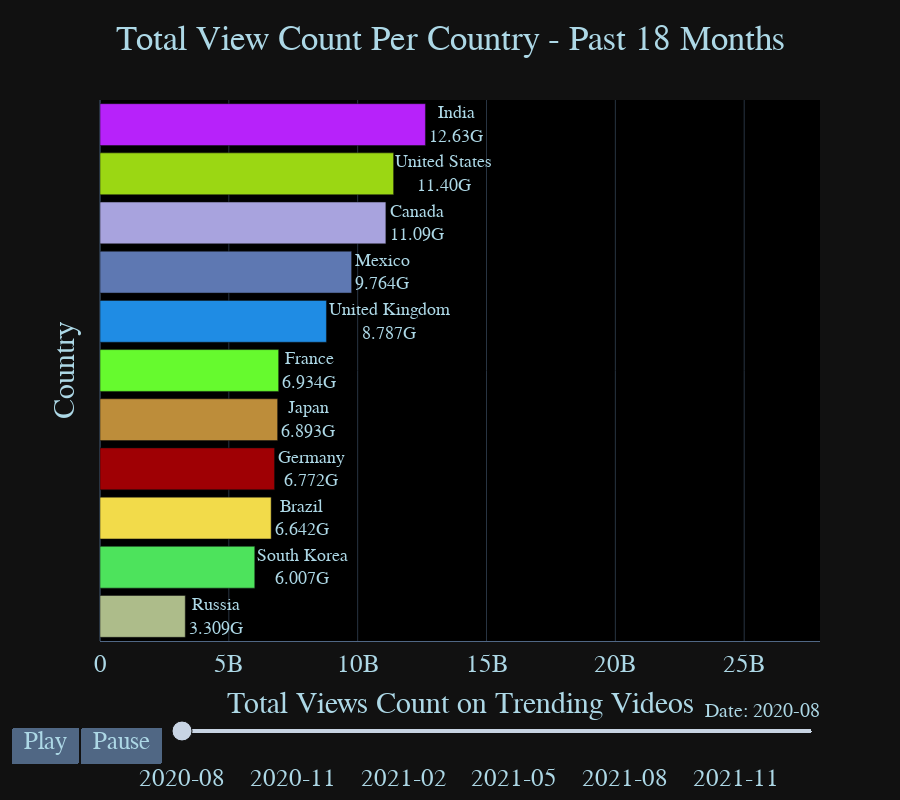

Notebook source saved alongside this figure:
### Markdown cell above
# Country Based Trends - Past 18 Months

### Code cell
my_raceplot = racer(video_country, item_column= 'country', value_column='view_count', time_column='trending_month')
my_raceplot.plot(title='Total View Count Per Country - Past 18 Months',
                 item_label = 'Country',
                 value_label = 'Total Views Count on Trending Videos',
                 frame_duration = 1200,
                 date_format = '%B, %Y')

### Figure 1 — Plotly figure (JSON) as saved in the notebook; plotly's stock layout.template omitted (floating-point values rounded to 4 significant figures)
{"data": [{"cliponaxis": false, "hoverinfo": "all", "marker": {"color": ["rgb(173, 188, 138)", "rgb(77, 227, 92)", "rgb(242, 219, 74)", "rgb(159, 0, 4)", "rgb(189, 141, 58)", "rgb(102, 250, 46)", "rgb(31, 140, 228)", "rgb(94, 120, 178)", "rgb(168, 163, 222)", "rgb(155, 215, 19)", "rgb(183, 34, 250)"]}, "orientation": "h", "textangle": 0, "textposition": "outside", "texttemplate": "%{y}<br>%{x:.4s}", "type": "bar", "x": [3309323152, 6006753098, 6641929337, 6771690329, 6893037541, 6934095813, 8787382189, 9764329694, 11094362410, 11395170338, 12629532876], "y": ["Russia", "South Korea", "Brazil", "Germany", "Japan", "France", "United Kingdom", "Mexico", "Canada", "United States", "India"]}], "layout": {"bargap": 0.15, "font": {"color": "lightblue", "family": "Courier New Bold", "size": 25}, "height": 800, "plot_bgcolor": "black", "sliders": [{"active": 0, "currentvalue": {"font": {"size": 20}, "prefix": "Date: ", "visible": true, "xanchor": "right"}, "len": 0.9, "pad": {"b": 10, "t": 50}, "steps": [{"args": [["2020-08"], {"frame": {"duration": 1200, "redraw": false}, "mode": "immediate", "transition": {"duration": 1200}}], "label": "2020-08", "method": "animate"}, {"args": [["2020-09"], {"frame": {"duration": 1200, "redraw": false}, "mode": "immediate", "transition": {"duration": 1200}}], "label": "2020-09", "method": "animate"}, {"args": [["2020-10"], {"frame": {"duration": 1200, "redraw": false}, "mode": "immediate", "transition": {"duration": 1200}}], "label": "2020-10", "method": "animate"}, {"args": [["2020-11"], {"frame": {"duration": 1200, "redraw": false}, "mode": "immediate", "transition": {"duration": 1200}}], "label": "2020-11", "method": "animate"}, {"args": [["2020-12"], {"frame": {"duration": 1200, "redraw": false}, "mode": "immediate", "transition": {"duration": 1200}}], "label": "2020-12", "method": "animate"}, {"args": [["2021-01"], {"frame": {"duration": 1200, "redraw": false}, "mode": "immediate", "transition": {"duration": 1200}}], "label": "2021-01", "method": "animate"}, {"args": [["2021-02"], {"frame": {"duration": 1200, "redraw": false}, "mode": "immediate", "transition": {"duration": 1200}}], "label": "2021-02", "method": "animate"}, {"args": [["2021-03"], {"frame": {"duration": 1200, "redraw": false}, "mode": "immediate", "transition": {"duration": 1200}}], "label": "2021-03", "method": "animate"}, {"args": [["2021-04"], {"frame": {"duration": 1200, "redraw": false}, "mode": "immediate", "transition": {"duration": 1200}}], "label": "2021-04", "method": "animate"}, {"args": [["2021-05"], {"frame": {"duration": 1200, "redraw": false}, "mode": "immediate", "transition": {"duration": 1200}}], "label": "2021-05", "method": "animate"}, {"args": [["2021-06"], {"frame": {"duration": 1200, "redraw": false}, "mode": "immediate", "transition": {"duration": 1200}}], "label": "2021-06", "method": "animate"}, {"args": [["2021-07"], {"frame": {"duration": 1200, "redraw": false}, "mode": "immediate", "transition": {"duration": 1200}}], "label": "2021-07", "method": "animate"}, {"args": [["2021-08"], {"frame": {"duration": 1200, "redraw": false}, "mode": "immediate", "transition": {"duration": 1200}}], "label": "2021-08", "method": "animate"}, {"args": [["2021-09"], {"frame": {"duration": 1200, "redraw": false}, "mode": "immediate", "transition": {"duration": 1200}}], "label": "2021-09", "method": "animate"}, {"args": [["2021-10"], {"frame": {"duration": 1200, "redraw": false}, "mode": "immediate", "transition": {"duration": 1200}}], "label": "2021-10", "method": "animate"}, {"args": [["2021-11"], {"frame": {"duration": 1200, "redraw": false}, "mode": "immediate", "transition": {"duration": 1200}}], "label": "2021-11", "method": "animate"}, {"args": [["2021-12"], {"frame": {"duration": 1200, "redraw": false}, "mode": "immediate", "transition": {"duration": 1200}}], "label": "2021-12", "method": "animate"}, {"args": [["2022-01"], {"frame": {"duration": 1200, "redraw": false}, "mode": "immediate", "transition": {"duration": 1200}}], "label": "2022-01", "method": "animate"}], "transition": {"duration": 300, "easing": "cubic-in-out"}, "x": 0.1, "xanchor": "left", "y": 0, "yanchor": "top"}], "title": {"font": {"color": "lightblue", "family": "Courier New Bold", "size": 35}, "text": "Total View Count Per Country - Past 18 Months", "x": 0.5}, "updatemenus": [{"buttons": [{"args": [null, {"frame": {"duration": 1200, "redraw": false}, "fromcurrent": true, "transition": {"duration": 1200, "easing": "quadratic-in-out"}}], "label": "Play", "method": "animate"}, {"args": [[null], {"frame": {"duration": 0, "redraw": false}, "mode": "immediate", "transition": {"duration": 0}}], "label": "Pause", "method": "animate"}], "direction": "left", "pad": {"r": 10, "t": 87}, "showactive": false, "type": "buttons", "x": 0.1, "xanchor": "right", "y": 0, "yanchor": "top"}], "xaxis": {"range": [0, 27942255132], "showline": true, "showticklabels": true, "title": {"text": "Total Views Count on Trending Videos"}, "visible": true}, "yaxis": {"showline": false, "showticklabels": false, "title": {"text": "Country"}, "visible": true}}}
